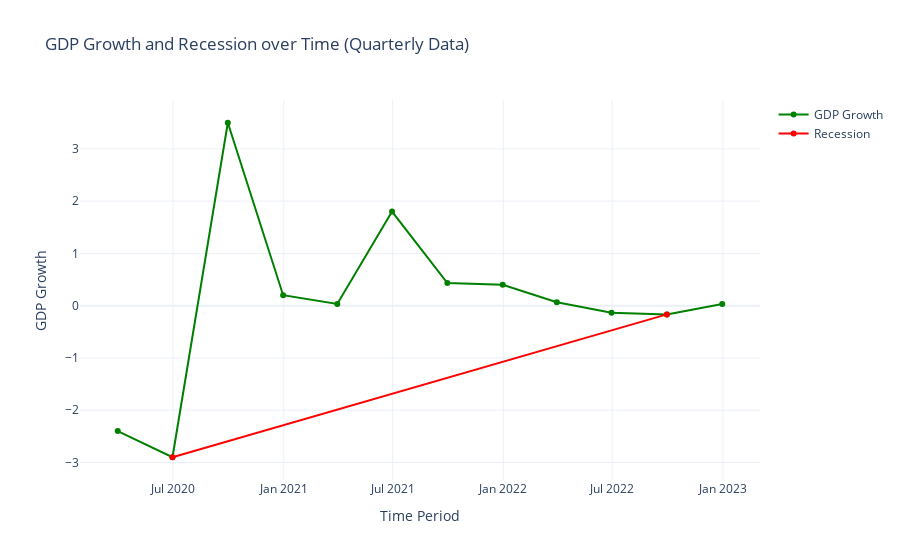

Source (notebook cell):
### Code cell
fig = go.Figure()
fig.add_trace(go.Scatter(x=quarterly_data.index, 
                         y=quarterly_data['GDP Growth'], 
                         name='GDP Growth', 
                         line=dict(color='green', width=2)))
fig.add_trace(go.Scatter(x=quarterly_data[quarterly_data['recession']].index, 
                         y=quarterly_data[quarterly_data['recession']]['GDP Growth'], 
                         name='Recession', line=dict(color='red', width=2)))

fig.update_layout(title='GDP Growth and Recession over Time (Quarterly Data)',
                  xaxis_title='Time Period',
                  yaxis_title='GDP Growth')

fig.show()

### Figure 1 — Plotly figure (JSON) as saved in the notebook; plotly's stock layout.template omitted (floating-point values rounded to 4 significant figures)
{"data": [{"line": {"color": "green", "width": 2}, "name": "GDP Growth", "type": "scatter", "x": ["2020-03-31T00:00:00", "2020-06-30T00:00:00", "2020-09-30T00:00:00", "2020-12-31T00:00:00", "2021-03-31T00:00:00", "2021-06-30T00:00:00", "2021-09-30T00:00:00", "2021-12-31T00:00:00", "2022-03-31T00:00:00", "2022-06-30T00:00:00", "2022-09-30T00:00:00", "2022-12-31T00:00:00"], "y": [-2.4, -2.9, 3.5, 0.2, 0.03333, 1.8, 0.4333, 0.4, 0.06667, -0.1333, -0.1667, 0.03333]}, {"line": {"color": "red", "width": 2}, "name": "Recession", "type": "scatter", "x": ["2020-06-30T00:00:00", "2022-09-30T00:00:00"], "y": [-2.9, -0.1667]}], "layout": {"title": {"text": "GDP Growth and Recession over Time (Quarterly Data)"}, "xaxis": {"title": {"text": "Time Period"}}, "yaxis": {"title": {"text": "GDP Growth"}}}}
